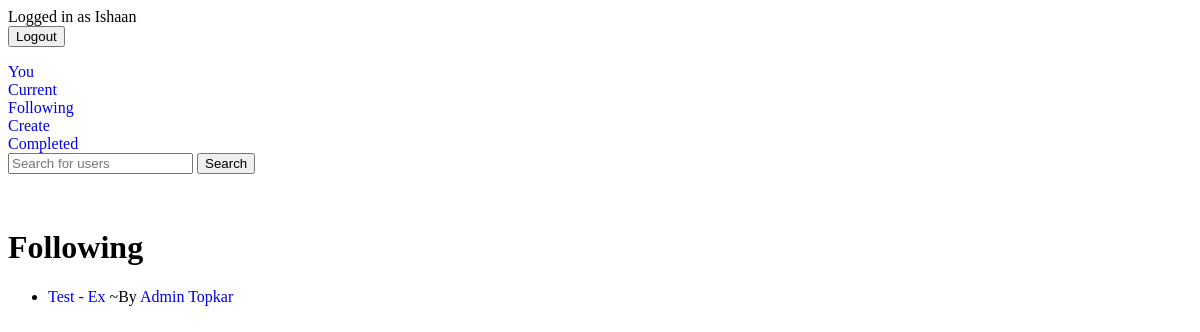
The page /todos/current/following (signed in) on the database as committed earlier.
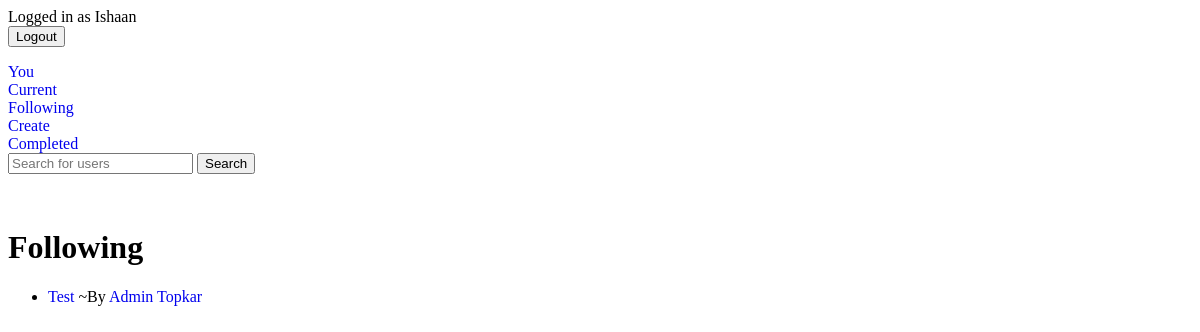
The same page on the database as committed later.
### crispApp/models.py (models this page shows, shortened)
class Todo(models.Model):
    title = models.CharField(max_length=100)
    memo = models.TextField(blank=True)
    visibility_choices = [
        ('Private', 'Personal - Only visible to you'),
        ('Exclusive', 'Exclusive - Send to selective followers'),
        ('Public', 'Public - Send to your followers'),
    ]
    visibility = models.CharField(max_length=9, choices=visibility_choices, default='Private')
    created = models.DateTimeField(auto_now_add=True)
    important = models.BooleanField(default=False)
    author = models.ForeignKey(UserProfile, on_delete=models.CASCADE, related_name='author')
    submitters = models.ManyToManyField(UserProfile, through='Submission')
    send_to = models.ManyToManyField(UserProfile, related_name='send_to')

### userProfile/models.py (models this page shows, shortened)
class UserProfile(models.Model):
    user = models.OneToOneField(User, on_delete=models.CASCADE)
    name = models.TextField(blank=True, null=True)
    pfp_url = models.URLField(blank=True, null=True)  # Store the profile picture URL
    instructing = models.ManyToManyField('self', related_name='instructingprofiles', symmetrical=False)
    following = models.ManyToManyField('self', related_name='followerprofiles', symmetrical=False)

### crispApp/views.py (the view)
# urls.py: path('todos/current/<str:Category>', views.publictodos, name="publictodos"),
@login_required #(FOLLOWING) - Profile needed
def publictodos(request, Category):
    if Category=='following':
        try:
            profile = UserProfile.objects.get(user=request.user)
        except ObjectDoesNotExist:
            return redirect ('userProfile:createprofile')
        following_profiles = profile.following.all()
        following_users = [profile for profile in following_profiles]
        todos = Todo.objects.filter(author__in=following_users, visibility='Public').order_by('-created').exclude(id__in=Submission.objects.filter(submitter=profile).values('todo_id'))
        exclusive_todos = Todo.objects.filter(send_to=profile, visibility='Exclusive')
        todos |= exclusive_todos
        todos = todos.order_by('-created')
        withauthor = {}
        '''
        prev_author = 0
        for todo in todos:
            if prev_author == todo.author.id:
                withauthor[todo.author.id]= '1'
            else:
                withauthor[todo.author.id]= '0'
            prev_author = todo.author.id
        '''
        context = {'todos': todos, 'withauthor':withauthor}
        return render(request, 'todoApp/exclusivetodos.html', context)

### crispApp/templates/todoApp/exclusivetodos.html (shortened to what this page needs)
{% extends 'todoApp/base.html' %}
{% block content %}
{% if todos %}
<h1>Following</h1>
<ul>
     {% for todo in todos %}
          <a href="{% url 'viewtodo' todo.id %}">
          <li>
               {{ todo.title }}
               </a>
                ~By <a href="{% url 'userProfile:viewprofile' todo.author.id %}">{{ todo.author.user.first_name }} {{ todo.author.user.last_name }}</a>
     {% endfor %}
</ul>
{% else %}
<h3>No new to-dos by your instructors. They will be listed here if available.</h3>
{% endif %}
{% endblock %}

Rows that differ between the two databases and show on the page:
removed Todo: title "Test - Ex", author.user.first_name "Admin", author.user.last_name "Topkar"
added Todo: title "Test", author.user.first_name "Admin", author.user.last_name "Topkar"
